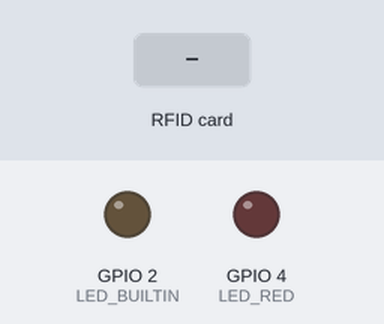
This sketch was run on a simulated ESP32. Shown: output pins drawn as LEDs (lit = HIGH). The test bench sets the inputs (shaded band). WiFi joins after 1.5 s; servers stay silent unless stated; uploads are accepted with an empty reply; what the sketch prints to the serial monitor is not drawn.

Above: at 5.5 s.
5.6 s: RFID card 83 F0 6F 06 held to the reader
At 6.1 s:
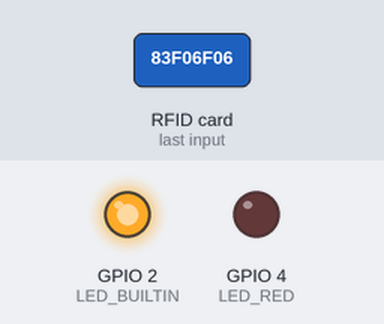
7.2 s: RFID card 5E 7A 19 C4 held to the reader
At 9.9 s:
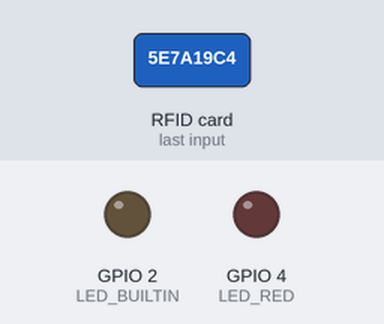
Timing chart, 0 to 11.4 s (numbered marks = the images above; inputs shaded):
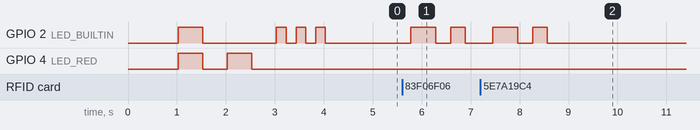

The sketch:

gs_attendance_pn532_minimal.ino
```cpp
/*
 * GS Attendance NFC System - ESP32 + PN532 (Minimal Setup)
 *
 * This is a simplified version for PN532 with minimal components:
 * - ESP32 (30-pin)
 * - PN532 NFC Module
 * - Breadboard and wires
 * - Optional: Red LED, Buzzer
 *
 * Only 4 connections needed:
 * PN532 VCC → ESP32 3.3V
 * PN532 GND → ESP32 GND
 * PN532 SDA → ESP32 GPIO 21
 * PN532 SCL → ESP32 GPIO 22
 *
 * Author: Generated for GNMS Backend System
 * Date: October 2025
 */

#include <WiFi.h>
#include <HTTPClient.h>
#include <Wire.h>
#include <Adafruit_PN532.h>

// Pin Definitions - Minimal Setup
#define PN532_SDA  21   // I2C SDA pin
#define PN532_SCL  22   // I2C SCL pin
#define LED_BUILTIN 2   // Built-in LED (Green)
#define LED_RED    4    // Optional Red LED
// #define BUZZER     13   // Uncomment if you have a buzzer

// WiFi Configuration - CHANGE THESE!
const char* ssid = "Redmi 12C"; // your WiFi SSID
const char* password = "aakee2002"; // your WiFi password

// API Configuration - CHANGE THESE!
const char* apiBaseUrl = "http://10.84.233.172:8081"; // Your server IP and port
const char* apiEndpoint = "/api/gs-attendance/toggle";
const String gsOfficeId = "83:F0:6F:06";  // Your office ID

// PN532 NFC Module (I2C Mode)
Adafruit_PN532 nfc(PN532_SDA, PN532_SCL);
//Adafruit_PN532 nfc(Wire);

// System Variables
unsigned long lastCardRead = 0;
const unsigned long cardReadDelay = 3000; // 3 seconds delay between same card reads
String lastCardUID = "";
bool wifiConnected = false;

void setup() {
  Serial.begin(115200);
  delay(1000);

  Serial.println("\n╔══════════════════════════════════════╗");
  Serial.println("║     GS Attendance NFC System        ║");
  Serial.println("║     ESP32 + PN532 (Minimal)         ║");
  Serial.println("╚══════════════════════════════════════╝");

  // Initialize pins
  pinMode(LED_BUILTIN, OUTPUT);
  pinMode(LED_RED, OUTPUT);
  #ifdef BUZZER
  pinMode(BUZZER, OUTPUT);
  #endif

  // LED test
  digitalWrite(LED_BUILTIN, HIGH);
  digitalWrite(LED_RED, HIGH);
  delay(500);
  digitalWrite(LED_BUILTIN, LOW);
  digitalWrite(LED_RED, LOW);

  // Initialize I2C and PN532
  Wire.begin();
  setupPN532();

  // Connect to WiFi
  setupWiFi();

  printSystemInfo();
  Serial.println("\n✓ System ready - Place NFC card near reader...\n");
}

void loop() {
  // Check WiFi connection
  checkWiFiConnection();

  // Check for NFC card
  uint8_t uid[] = { 0, 0, 0, 0, 0, 0, 0 };
  uint8_t uidLength;

  if (nfc.readPassiveTargetID(PN532_MIFARE_ISO14443A, uid, &uidLength, 100)) {
    handleCardRead(uid, uidLength);
  }

  delay(250); // Small delay for stability
}

void setupWiFi() {
  Serial.print("Connecting to WiFi: ");
  Serial.println(ssid);

  WiFi.mode(WIFI_STA);
  WiFi.begin(ssid, password);

  int attempts = 0;
  while (WiFi.status() != WL_CONNECTED && attempts < 30) {
    delay(500);
    Serial.print(".");
    digitalWrite(LED_RED, !digitalRead(LED_RED)); // Blink red LED
    attempts++;
  }

  digitalWrite(LED_RED, LOW);

  if (WiFi.status() == WL_CONNECTED) {
    wifiConnected = true;
    Serial.println("\n✓ WiFi connected!");
    Serial.print("IP: ");
    Serial.println(WiFi.localIP());
    Serial.print("Signal: ");
    Serial.print(WiFi.RSSI());
    Serial.println(" dBm");

    // Success indication
    for (int i = 0; i < 3; i++) {
      digitalWrite(LED_BUILTIN, HIGH);
      delay(200);
      digitalWrite(LED_BUILTIN, LOW);
      delay(200);
    }

    #ifdef BUZZER
    tone(BUZZER, 1000, 200);
    delay(250);
    tone(BUZZER, 1200, 200);
    #endif

  } else {
    wifiConnected = false;
    Serial.println("\n✗ WiFi connection failed!");

    // Error indication
    for (int i = 0; i < 5; i++) {
      digitalWrite(LED_RED, HIGH);
      delay(100);
      digitalWrite(LED_RED, LOW);
      delay(100);
    }

    #ifdef BUZZER
    tone(BUZZER, 400, 300);
    delay(100);
    tone(BUZZER, 300, 300);
    #endif
  }
}

void setupPN532() {
  Serial.println("Initializing PN532...");

  nfc.begin();

  uint32_t versiondata = nfc.getFirmwareVersion();
  if (!versiondata) {
    Serial.println("✗ PN532 not found!");
    Serial.println("Check connections:");
    Serial.println("- VCC → 3.3V");
    Serial.println("- GND → GND");
    Serial.println("- SDA → GPIO 21");
    Serial.println("- SCL → GPIO 22");
    Serial.println("- Switches: SEL0=ON, SEL1=OFF");

    while (true) {
      digitalWrite(LED_RED, HIGH);
      delay(500);
      digitalWrite(LED_RED, LOW);
      delay(500);
    }
  }

  Serial.println("✓ PN532 found!");
  Serial.print("Chip: PN5");
  Serial.print((versiondata>>24) & 0xFF, HEX);
  Serial.print(" Firmware: ");
  Serial.print((versiondata>>16) & 0xFF, DEC);
  Serial.print(".");
  Serial.println((versiondata>>8) & 0xFF, DEC);

  // Configure to read RFID tags
  nfc.SAMConfig();
  Serial.println("PN532 configured for NFC reading");
}

void handleCardRead(uint8_t* uid, uint8_t uidLength) {
  String cardUID = getCardUID(uid, uidLength);
  unsigned long currentTime = millis();

  // Prevent rapid successive reads
  if (cardUID == lastCardUID && (currentTime - lastCardRead) < cardReadDelay) {
    return;
  }

  lastCardUID = cardUID;
  lastCardRead = currentTime;

  Serial.println("\n╔═══ NFC Card Detected ═══╗");
  Serial.print("║ UID: ");
  Serial.print(cardUID);
  for (int i = cardUID.length(); i < 15; i++) Serial.print(" ");
  Serial.println(" ║");
  Serial.print("║ Length: ");
  Serial.print(uidLength);
  Serial.println(" bytes             ║");
  Serial.print("║ Time: ");
  Serial.print(currentTime);
  for (int i = String(currentTime).length(); i < 10; i++) Serial.print(" ");
  Serial.println("   ║");
  Serial.println("╚════════════════════════════╝");

  // Visual feedback
  digitalWrite(LED_BUILTIN, HIGH);

  #ifdef BUZZER
  tone(BUZZER, 1000, 100);
  #endif

  // Send to API
  sendAttendanceData(cardUID);

  digitalWrite(LED_BUILTIN, LOW);
}

void sendAttendanceData(String rfid) {
  if (!wifiConnected) {
    Serial.println("✗ No WiFi - Cannot send data");
    digitalWrite(LED_RED, HIGH);
    delay(1000);
    digitalWrite(LED_RED, LOW);
    return;
  }

  HTTPClient http;
  String url = String(apiBaseUrl) + apiEndpoint + "?rfid=" + rfid + "&gsOfficeId=" + gsOfficeId;

  Serial.println("Sending to API...");
  Serial.println("URL: " + url);

  http.begin(url);
  http.addHeader("Content-Type", "application/json");
  http.addHeader("User-Agent", "ESP32-PN532-Attendance/1.0");
  http.setTimeout(10000);

  int httpCode = http.POST("");

  if (httpCode > 0) {
    String response = http.getString();
    Serial.print("HTTP Code: ");
    Serial.println(httpCode);
    Serial.print("Response: ");
    Serial.println(response);

    if (httpCode == 200) {
      Serial.println("✓ Success!");

      // Success LED pattern
      for (int i = 0; i < 2; i++) {
        digitalWrite(LED_BUILTIN, HIGH);
        delay(300);
        digitalWrite(LED_BUILTIN, LOW);
        delay(300);
      }

      // Different sounds for IN/OUT
      if (response.indexOf("IN") != -1) {
        Serial.println("Status: CHECKED IN");
        #ifdef BUZZER
        tone(BUZZER, 800, 500);
        #endif
      } else if (response.indexOf("OUT") != -1) {
        Serial.println("Status: CHECKED OUT");
        #ifdef BUZZER
        tone(BUZZER, 600, 200);
        delay(100);
        tone(BUZZER, 600, 200);
        #endif
      }

    } else {
      Serial.println("✗ Server Error");
      digitalWrite(LED_RED, HIGH);
      delay(500);
      digitalWrite(LED_RED, LOW);

      #ifdef BUZZER
      tone(BUZZER, 400, 300);
      #endif
    }
  } else {
    Serial.print("✗ HTTP Error: ");
    Serial.println(httpCode);

    // Error LED pattern
    for (int i = 0; i < 3; i++) {
      digitalWrite(LED_RED, HIGH);
      delay(150);
      digitalWrite(LED_RED, LOW);
      delay(150);
    }

    #ifdef BUZZER
    tone(BUZZER, 300, 500);
    #endif
  }

  http.end();
}

String getCardUID(uint8_t* uid, uint8_t uidLength) {
  String uidString = "";
  for (uint8_t i = 0; i < uidLength; i++) {
    if (uidString.length() > 0) uidString += ":";
    if (uid[i] < 0x10) uidString += "0";
    uidString += String(uid[i], HEX);
  }
  uidString.toUpperCase();
  return uidString;
}

void checkWiFiConnection() {
  static unsigned long lastCheck = 0;

  if (millis() - lastCheck > 5000) { // Check every 5 seconds
    lastCheck = millis();

    if (WiFi.status() != WL_CONNECTED && wifiConnected) {
      wifiConnected = false;
      Serial.println("✗ WiFi disconnected!");
      digitalWrite(LED_RED, HIGH);
    } else if (WiFi.status() == WL_CONNECTED && !wifiConnected) {
      wifiConnected = true;
      Serial.println("✓ WiFi reconnected!");
      digitalWrite(LED_RED, LOW);
    }
  }
}

void printSystemInfo() {
  Serial.println("\n╔═══════════════════════════════════════╗");
  Serial.println("║           SYSTEM INFO                 ║");
  Serial.println("╠═══════════════════════════════════════╣");
  Serial.print("║ ESP32 Chip: Rev ");
  Serial.print(ESP.getChipRevision());
  Serial.println("                     ║");
  Serial.print("║ CPU: ");
  Serial.print(ESP.getCpuFreqMHz());
  Serial.println(" MHz                       ║");
  Serial.print("║ Free RAM: ");
  Serial.print(ESP.getFreeHeap());
  Serial.println(" bytes               ║");
  Serial.println("╠═══════════════════════════════════════╣");
  Serial.println("║           CONFIGURATION               ║");
  Serial.println("╠═══════════════════════════════════════╣");
  Serial.print("║ WiFi: ");
  Serial.print(ssid);
  for (int i = strlen(ssid); i < 29; i++) Serial.print(" ");
  Serial.println("║");
  Serial.print("║ Server: ");
  Serial.print(apiBaseUrl);
  for (int i = strlen(apiBaseUrl); i < 27; i++) Serial.print(" ");
  Serial.println("║");
  Serial.print("║ Office: ");
  Serial.print(gsOfficeId);
  for (int i = gsOfficeId.length(); i < 27; i++) Serial.print(" ");
  Serial.println("║");
  Serial.println("╠═══════════════════════════════════════╣");
  Serial.println("║           PIN SETUP                   ║");
  Serial.println("╠═══════════════════════════════════════╣");
  Serial.println("║ PN532 SDA: GPIO 21                   ║");
  Serial.println("║ PN532 SCL: GPIO 22                   ║");
  Serial.println("║ Built-in LED: GPIO 2                 ║");
  Serial.println("║ Red LED: GPIO 4 (Optional)           ║");
  #ifdef BUZZER
  Serial.println("║ Buzzer: GPIO 13 (Connected)          ║");
  #else
  Serial.println("║ Buzzer: Not connected                ║");
  #endif
  Serial.println("╚═══════════════════════════════════════╝");
}
```

Measured:
- after the input at 5.6 s, GPIO 2 (LED_BUILTIN): LOW → HIGH after 0.18 s, → LOW 0.51 s later, → HIGH 0.30 s later, → LOW 0.30 s later
- after the input at 7.2 s, GPIO 2 (LED_BUILTIN): LOW → HIGH after 0.26 s, → LOW 0.51 s later, → HIGH 0.30 s later, → LOW 0.30 s later
